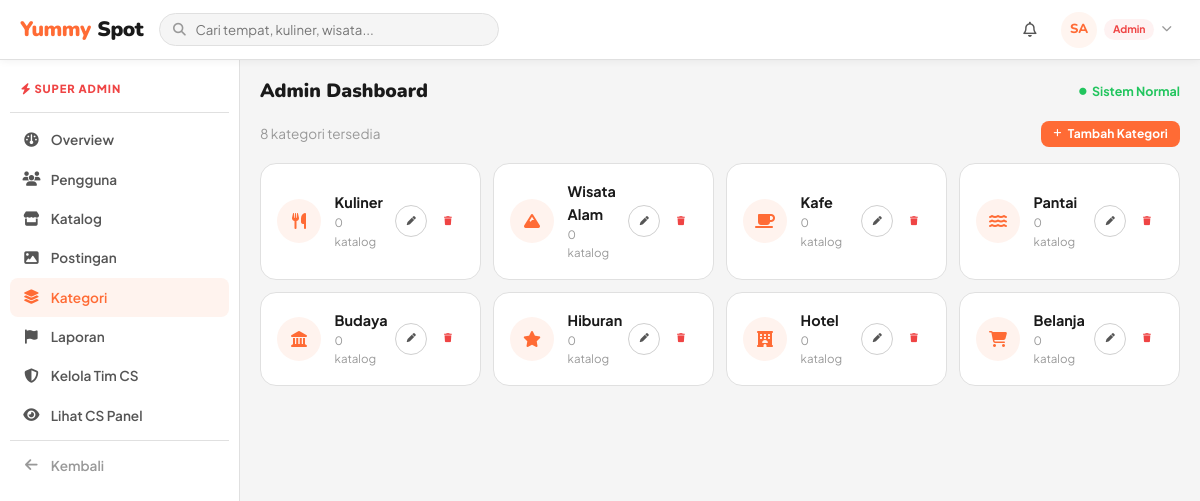
The app's page /admin/dashboard.php?tab=categories (signed in) with its own data.
### tables this page shows
CREATE TABLE categories (
    id         INT AUTO_INCREMENT PRIMARY KEY,
    name       VARCHAR(100) NOT NULL,
    icon       VARCHAR(255) DEFAULT NULL,
    created_at TIMESTAMP DEFAULT CURRENT_TIMESTAMP,
    UNIQUE KEY uq_category_name (name)
);

### includes/helpers.php (called while the page is built, shortened)
<?php
function e($s)           { return htmlspecialchars((string)$s, ENT_QUOTES, 'UTF-8'); }

### admin/dashboard.php (the view, shortened to what this page needs)
<?php
require_once __DIR__ . '/../includes/helpers.php';
$db  = getDB();
$tab = $_GET['tab'] ?? 'overview';
$sts = [
    'users'    => (int)$db->query("SELECT COUNT(*) FROM users WHERE status='active'")->fetchColumn(),
    'catalogs' => (int)$db->query("SELECT COUNT(*) FROM catalogs WHERE verification_status='approved'")->fetchColumn(),
    'posts'    => (int)$db->query("SELECT COUNT(*) FROM posts WHERE status='published'")->fetchColumn(),
    'reviews'  => (int)$db->query("SELECT COUNT(*) FROM ratings")->fetchColumn(),
    'pending'  => (int)$db->query("SELECT COUNT(*) FROM catalogs WHERE verification_status='pending'")->fetchColumn(),
    'reports'  => (int)$db->query("SELECT COUNT(*) FROM reports WHERE status='pending'")->fetchColumn(),
];
$categories = $tab === 'categories' ? $db->query("SELECT cat.*, (SELECT COUNT(*) FROM catalogs WHERE category_id=cat.id) AS total FROM categories cat ORDER BY cat.id")->fetchAll() : [];
require_once __DIR__ . '/../includes/header.php';
?>
<div class="app-wrap">
<aside class="sidebar dash-sidebar">
    <div style="padding:.5rem .65rem .85rem;border-bottom:1px solid var(--border);margin-bottom:.5rem;">
        <div style="font-size:.7rem;font-weight:800;color:var(--red);text-transform:uppercase;letter-spacing:.08em;">
            <i class="fa-solid fa-bolt"></i> Super Admin
        </div>
    </div>
    <a href="?tab=overview"    class="sb-item <?= $tab==='overview'   ?'active':'' ?>"><i class="fa-solid fa-gauge si"></i> Overview</a>
    <a href="?tab=users"       class="sb-item <?= $tab==='users'      ?'active':'' ?>"><i class="fa-solid fa-users si"></i> Pengguna</a>
    <a href="?tab=catalogs"    class="sb-item <?= $tab==='catalogs'   ?'active':'' ?>"><i class="fa-solid fa-store si"></i> Katalog</a>
    <a href="?tab=posts"       class="sb-item <?= $tab==='posts'      ?'active':'' ?>"><i class="fa-solid fa-image si"></i> Postingan</a>
    <a href="?tab=categories"  class="sb-item <?= $tab==='categories' ?'active':'' ?>"><i class="fa-solid fa-layer-group si"></i> Kategori</a>
    <a href="?tab=reports"     class="sb-item <?= $tab==='reports'    ?'active':'' ?>"><i class="fa-solid fa-flag si"></i> Laporan
    </a>
    <a href="manage-cs.php"    class="sb-item"><i class="fa-solid fa-shield-halved si"></i> Kelola Tim CS</a>
    <a href="<?= APP_URL ?>/cs/dashboard.php" class="sb-item"><i class="fa-solid fa-eye si"></i> Lihat CS Panel</a>
    <div class="dd-sep"></div>
    <a href="<?= APP_URL ?>/index.php" class="sb-item text-dim"><i class="fa-solid fa-arrow-left si"></i> Kembali</a>
</aside>
<main class="main">
    <div style="display:flex;align-items:center;justify-content:space-between;margin-bottom:1.1rem;">
        <h1 style="font-family:'Nunito',sans-serif;font-size:1.2rem;font-weight:900;">Admin Dashboard</h1>
        <span style="display:flex;align-items:center;gap:.35rem;font-size:.78rem;color:var(--green);font-weight:700;">
            <i class="fa-solid fa-circle" style="font-size:.45rem;"></i> Sistem Normal
        </span>
    </div>
    <?php if ($tab === 'overview'): ?>
    <div class="stats-grid" style="grid-template-columns:repeat(auto-fill,minmax(130px,1fr));">
        <div class="stat-card"><div class="stat-label"><i class="fa-solid fa-users" style="color:var(--blue)"></i> Total User</div><div class="stat-value" style="color:var(--blue);"><?= fmtNum($sts['users']) ?></div></div>
        <div class="stat-card"><div class="stat-label"><i class="fa-solid fa-store" style="color:var(--accent)"></i> Katalog Aktif</div><div class="stat-value" style="color:var(--accent);"><?= fmtNum($sts['catalogs']) ?></div></div>
        <div class="stat-card"><div class="stat-label"><i class="fa-regular fa-image" style="color:var(--purple)"></i> Postingan</div><div class="stat-value" style="color:var(--purple);"><?= fmtNum($sts['posts']) ?></div></div>
        <div class="stat-card"><div class="stat-label"><i class="fa-regular fa-star" style="color:var(--amber)"></i> Ulasan</div><div class="stat-value" style="color:var(--amber);"><?= fmtNum($sts['reviews']) ?></div></div>
        <div class="stat-card"><div class="stat-label"><i class="fa-solid fa-clock" style="color:var(--amber)"></i> Pending</div><div class="stat-value" style="color:var(--amber);"><?= $sts['pending'] ?></div><div class="stat-sub">verifikasi katalog</div></div>
        <div class="stat-card"><div class="stat-label"><i class="fa-solid fa-flag" style="color:var(--red)"></i> Laporan</div><div class="stat-value" style="color:var(--red);"><?= $sts['reports'] ?></div><div class="stat-sub">belum ditangani</div></div>
    </div>
    <div class="card">
        <div class="card-header"><span class="card-title"><i class="fa-solid fa-chart-pie" style="color:var(--accent)"></i> Distribusi Role</span></div>
        <div class="card-body">
            <?php $roles=$db->query("SELECT role,COUNT(*) AS cnt FROM users WHERE status='active' GROUP BY role")->fetchAll(PDO::FETCH_KEY_PAIR);
            $total=array_sum($roles); $rc=['user'=>['var(--blue)','Pengguna'],'owner'=>['var(--amber)','Pemilik'],'cs'=>['var(--green)','CS'],'admin'=>['var(--red)','Admin']];
            foreach ($rc as $r=>[$color,$label]): $cnt=$roles[$r]??0; $pct=$total?round($cnt/$total*100):0; ?>
            <div style="display:flex;align-items:center;gap:.75rem;margin-bottom:.65rem;">
                <span style="font-size:.78rem;font-weight:700;width:55px;color:<?= $color ?>;"><?= $label ?></span>
                <div style="flex:1;height:8px;background:var(--border);border-radius:4px;overflow:hidden;"><div style="width:<?= $pct ?>%;height:100%;background:<?= $color ?>;border-radius:4px;"></div></div>
                <span style="font-size:.8rem;font-weight:700;min-width:30px;text-align:right;"><?= number_format($cnt) ?></span>
            </div>
            <?php endforeach; ?>
        </div>
    </div>
    <?php elseif ($tab === 'categories'): ?>
    <div style="display:flex;align-items:center;justify-content:space-between;margin-bottom:1rem;">
        <div style="font-size:.85rem;color:var(--text3);"><?= count($categories) ?> kategori tersedia</div>
        <button class="btn btn-primary btn-sm" onclick="openModal('add-cat-modal')">
            <i class="fa-solid fa-plus fa-xs"></i> Tambah Kategori
        </button>
    </div>
    <div style="display:grid;grid-template-columns:repeat(auto-fill,minmax(220px,1fr));gap:.75rem;">
        <?php foreach ($categories as $cat): ?>
        <div style="background:#fff;border:1px solid var(--border);border-radius:var(--r-lg);padding:1rem;display:flex;align-items:center;gap:.85rem;">
            <div style="width:44px;height:44px;border-radius:50%;background:var(--accent-bg);display:flex;align-items:center;justify-content:center;flex-shrink:0;">
                <i class="fa-solid <?= e($cat['icon']) ?>" style="color:var(--accent);font-size:1rem;"></i>
            </div>
            <div style="flex:1;min-width:0;">
                <div style="font-weight:700;font-size:.9rem;"><?= e($cat['name']) ?></div>
                <div style="font-size:.72rem;color:var(--text3);"><?= $cat['total'] ?> katalog</div>
            </div>
            <div style="display:flex;gap:.3rem;flex-shrink:0;">
                <button class="btn btn-outline btn-sm btn-icon" onclick="openEditCat(<?= $cat['id'] ?>, '<?= addslashes($cat['name']) ?>', '<?= $cat['icon'] ?>')" title="Edit">
                </button>
                <?php if ($cat['total'] == 0): ?>
                <form method="POST" style="display:inline;">
                    <button type="submit" class="btn btn-ghost btn-sm btn-icon" style="color:var(--red);" onclick="return confirm('Hapus kategori \"<?= addslashes($cat['name']) ?>\"?')" title="Hapus">
                    </button>
                </form>
                <?php else: ?>
                <button class="btn btn-ghost btn-sm btn-icon" disabled style="opacity:.3;" title="Tidak bisa dihapus karena masih digunakan">
                    <i class="fa-solid fa-trash fa-xs"></i>
                </button>
                <?php endif; ?>
            </div>
        </div>
        <?php endforeach; ?>
    </div>
    <?php endif; ?>
</main>
</div>
<?php require_once __DIR__ . '/../includes/footer.php'; ?>

### assets/css/app.css (style rules this page uses)
:root { --white: #ffffff; --bg: #f5f5f5; --bg2: #fafafa; --card: #ffffff; --border: #e0e0e0; --border2: #d0d0d0; --text: #1a1a1a; --text2: #555555; --text3: #999999; --accent: #FF6B35; --accent2: #ff8c5a; --accent-bg:#fff3ee; --green: #22c55e; --red: #ef4444; --amber: #f59e0b; --blue: #3b82f6; --purple: #8b5cf6; --nav-h: 60px; --sidebar-w:240px; --r: 12px; --r-sm: 8px; --r-lg: 16px; --shadow: 0 1px 3px rgba(0,0,0,.08), 0 4px 16px rgba(0,0,0,.05); --shadow-md:0 4px 20px rgba(0,0,0,.12); }
*,*::before,*::after { box-sizing:border-box; margin:0; padding:0; }
html { scroll-behavior:smooth; }
body { font-family:'Plus Jakarta Sans',sans-serif; background:var(--bg); color:var(--text); font-size:14px; line-height:1.6; }
a { color:inherit; text-decoration:none; }
button,input,select,textarea { font-family:inherit; font-size:inherit; }
h1,h2,h3,h4 { font-family:'Nunito',sans-serif; font-weight:800; line-height:1.2; }
.btn { display:inline-flex; align-items:center; justify-content:center; gap:.4rem; padding:.55rem 1.1rem; border-radius:var(--r-sm); font-weight:700; font-size:.82rem; cursor:pointer; border:none; transition:all .18s; white-space:nowrap; letter-spacing:.01em; }
.btn-primary { background:var(--accent); color:#fff; }
.btn-outline { background:transparent; border:1.5px solid var(--border2); color:var(--text2); }
.btn-ghost { background:transparent; color:var(--text2); }
.btn-sm { padding:.35rem .75rem; font-size:.75rem; }
.btn-icon { padding:0; width:32px; height:32px; border-radius:50%; flex-shrink:0; }
.dd-sep { height:1px; background:var(--border); margin:.3rem 0; }
.app-wrap { display:flex; min-height:calc(100vh - var(--nav-h)); }
.sidebar { width:var(--sidebar-w); flex-shrink:0; background:#fff; border-right:1px solid var(--border); padding:.75rem .65rem; position:sticky; top:var(--nav-h); height:calc(100vh - var(--nav-h)); overflow-y:auto; }
.main { flex:1; min-width:0; padding:1.25rem; }
.sb-item { display:flex; align-items:center; gap:.65rem; padding:.55rem .75rem; border-radius:var(--r-sm); font-size:.85rem; font-weight:600; color:var(--text2); cursor:pointer; transition:all .15s; text-decoration:none; border:none; background:transparent; width:100%; }
.sb-item.active { background:var(--accent-bg); color:var(--accent); }
.sb-item .si { width:18px; text-align:center; font-size:.9rem; }
.text-dim { color:var(--text3); }
.dash-sidebar { background:#fff; border-right:1px solid var(--border); }

### records on screen
categories: name "Kuliner", total "0"
categories: name "Wisata Alam", total "0"
categories: name "Kafe", total "0"
categories: name "Pantai", total "0"
categories: name "Budaya", total "0"
categories: name "Hiburan", total "0"
categories: name "Hotel", total "0"
categories: name "Belanja", total "0"

### other values on screen
initials($user['fullname']) "SA"
count($categories) "8"
